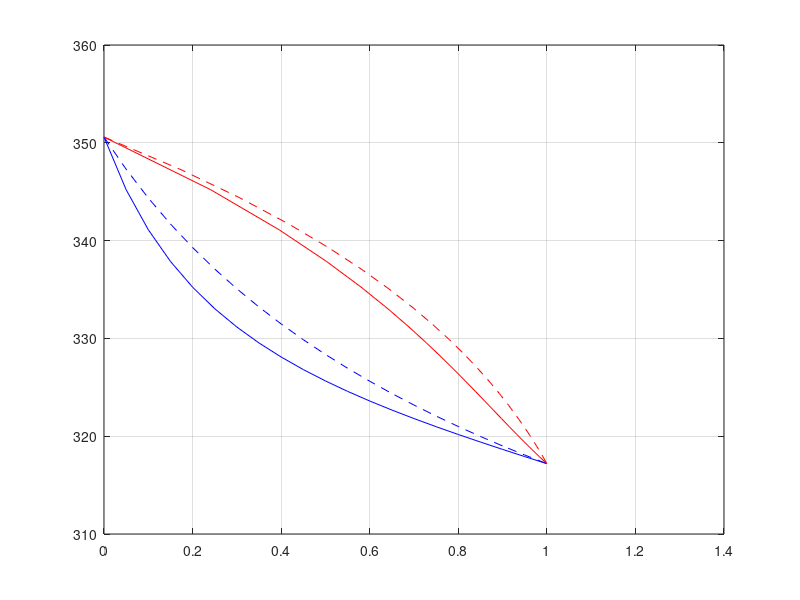

Here is the MATLAB script that generated this plot:

clc; clear;
P = 42.66; %kPa
P_bar = 0.4266;

R = 8.314;

%%
x1 = 0:0.05:1;
x2 = 1 - x1;

T_init = 350;
epsilon = 0.0001;

A_met = 11.9673; B_met = 3626.55; C_met = -34.29;
A_water = 11.6834; B_water = 3816.44; C_water = -46.13;




%% Raoult Law
for i = 1:numel(x1)
    y_tot_R(i) = 2;
    T_R(i) = T_init;
    j=1;
    while abs(y_tot_R(i)-1) > epsilon
            
            while j==1
            P1_sat_R(i) = exp(A_met - B_met/(T_R(i) + C_met));
            P2_sat_R(i) = exp(A_water - B_water/(T_R(i) + C_water));

            K1_R(i) = P1_sat_R(i)/P_bar;
            K2_R(i) = P2_sat_R(i)/P_bar;
            
            y_tot_R(i) = K1_R(i) * x1(i) + K2_R(i) * x2(i);
            j = j+1;
            end
            
        
        if y_tot_R(i) > 1
            T_R(i) = 0.9999 * T_R(i);
            
            P1_sat_R(i) = exp(A_met - B_met/(T_R(i) + C_met));
            P2_sat_R(i) = exp(A_water - B_water/(T_R(i) + C_water));

            K1_R(i) = P1_sat_R(i)/P_bar;
            K2_R(i) = P2_sat_R(i)/P_bar;
            
            y_tot_R(i) = K1_R(i) * x1(i) + K2_R(i) * x2(i);
            
        end
        
        if y_tot_R(i) < 1
            T_R(i) = 1.0001 * T_R(i);
            
            P1_sat_R(i) = exp(A_met - B_met/(T_R(i) + C_met));
            P2_sat_R(i) = exp(A_water - B_water/(T_R(i) + C_water));

            K1_R(i) = P1_sat_R(i)/P_bar;
            K2_R(i) = P2_sat_R(i)/P_bar;
            
            y_tot_R(i) = K1_R(i) * x1(i) + K2_R(i) * x2(i);
            
        end
        

    end
    y1_R(i) = K1_R(i) * x1(i);
    
end

plot(x1,T_R,'--b',y1_R,T_R,'--r'); hold on;

%% Wilson

% Using values given for lamdba

%lambda_12 = -1.4636e+03 and lambda_21 = 2.8397e+03;

l_12 = -1.4636e+03; l_21 = 2.8397e+03;
v1 = 41.489; v2 = 18.156;



for k = 1:numel(x1)
    y_tot_W(k) = 2;
    T_W(k) = T_init;
    q=1;
    while abs(y_tot_W(k)-1) > epsilon
            
            while q==1
            L_12(k) = (v2/v1) * exp(-l_12/(R*T_W(k)));
            L_21(k) = (v1/v2) * exp(-l_21/(R*T_W(k)));
            Omega(k) = (L_12(k)/(x1(k)+x2(k)*L_12(k))) - (L_21(k)/(x2(k)+x1(k)*L_21(k)));
            
            gamma_1(k) = exp(-log(x1(k) + x2(k)*L_12(k)) + x2(k)*Omega(k));
            gamma_2(k) = exp(-log(x2(k) + x1(k)*L_21(k)) - x1(k)*Omega(k));
            
            P1_sat_W(k) = exp(A_met - B_met/(T_W(k) + C_met));
            P2_sat_W(k) = exp(A_water - B_water/(T_W(k) + C_water));

            K1_W(k) = P1_sat_W(k)*gamma_1(k)/P_bar;
            K2_W(k) = P2_sat_W(k)*gamma_2(k)/P_bar;
            
            y_tot_W(k) = K1_W(k) * x1(k) + K2_W(k) * x2(k);
            q = q+1;
            end
            
        
        if y_tot_W(k) > 1
            T_W(k) = 0.9999 * T_W(k);
            
            L_12(k) = (v2/v1) * exp(-l_12/(R*T_W(k)));
            L_21(k) = (v1/v2) * exp(-l_21/(R*T_W(k)));
            Omega(k) = (L_12(k)/(x1(k)+x2(k)*L_12(k))) - (L_21(k)/(x2(k)+x1(k)*L_21(k)));
            
            gamma_1(k) = exp(-log(x1(k) + x2(k)*L_12(k)) + x2(k)*Omega(k));
            gamma_2(k) = exp(-log(x2(k) + x1(k)*L_21(k)) - x1(k)*Omega(k));
            
            P1_sat_W(k) = exp(A_met - B_met/(T_W(k) + C_met));
            P2_sat_W(k) = exp(A_water - B_water/(T_W(k) + C_water));

            K1_W(k) = P1_sat_W(k)*gamma_1(k)/P_bar;
            K2_W(k) = P2_sat_W(k)*gamma_2(k)/P_bar;
            
            y_tot_W(k) = K1_W(k) * x1(k) + K2_W(k) * x2(k);
            
        end
        
        if y_tot_W(k) < 1
            T_W(k) = 1.0001 * T_W(k);
            
            L_12(k) = (v2/v1) * exp(-l_12/(R*T_W(k)));
            L_21(k) = (v1/v2) * exp(-l_21/(R*T_W(k)));
            Omega(k) = (L_12(k)/(x1(k)+x2(k)*L_12(k))) - (L_21(k)/(x2(k)+x1(k)*L_21(k)));
            
            gamma_1(k) = exp(-log(x1(k) + x2(k)*L_12(k)) + x2(k)*Omega(k));
            gamma_2(k) = exp(-log(x2(k) + x1(k)*L_21(k)) - x1(k)*Omega(k));
            
            P1_sat_W(k) = exp(A_met - B_met/(T_W(k) + C_met));
            P2_sat_W(k) = exp(A_water - B_water/(T_W(k) + C_water));

            K1_W(k) = P1_sat_W(k)*gamma_1(k)/P_bar;
            K2_W(k) = P2_sat_W(k)*gamma_2(k)/P_bar;
            
            y_tot_W(k) = K1_W(k) * x1(k) + K2_W(k) * x2(k);
            
        end
        

    end
    y1_W(k) = K1_W(k) * x1(k);
    
end

plot(x1,T_W,'-b',y1_W,T_W,'-r'); hold on; grid on;
